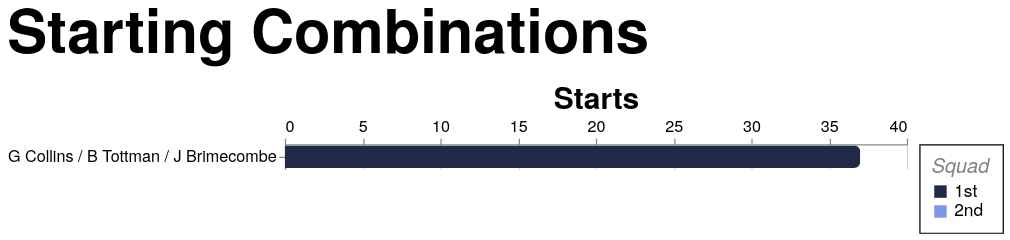

Vega-Lite specification for this chart:
### Vega-Lite specification from a JSON file in a GitHub repository (floating-point values rounded to 4 significant figures; data arrays with more than 128 entries replaced by an {"elided": "..."} marker saying what was removed)
{"config": {"axis": {"labelFont": "PT Sans Narrow, Helvetica Neue, Helvetica, Arial, sans-serif", "titleFont": "PT Sans Narrow, Helvetica Neue, Helvetica, Arial, sans-serif", "labelFontSize": 13, "titleFontSize": 24, "gridColor": "#202947", "gridOpacity": 0.2, "zindex": 1}, "text": {"font": "Lato, sans-serif"}, "bar": {"cornerRadiusEnd": 5}, "header": {"labelFont": "PT Sans Narrow, Helvetica Neue, Helvetica, Arial, sans-serif", "titleFont": "PT Sans Narrow, Helvetica Neue, Helvetica, Arial, sans-serif", "labelFontSize": 24, "titleFontSize": 28, "labelFontWeight": "bold", "orient": "left"}, "legend": {"labelFont": "PT Sans Narrow, Helvetica Neue, Helvetica, Arial, sans-serif", "titleFont": "PT Sans Narrow, Helvetica Neue, Helvetica, Arial, sans-serif", "labelFontSize": 14, "titleFontSize": 16, "titlePadding": 5, "fillColor": "white", "strokeColor": "black", "padding": 10, "titleFontWeight": "lighter", "titleFontStyle": "italic", "titleColor": "gray", "offset": 10}, "title": {"font": "PT Sans Narrow, Helvetica Neue, Helvetica, Arial, sans-serif", "fontSize": 48, "fontWeight": "bold", "anchor": "start", "align": "center", "titlePadding": 20, "subtitlePadding": 10, "subtitleFontSize": 13, "subtitleColor": "", "subtitleFontStyle": "italic", "offset": 15, "color": "black"}, "axisX": {"labelAngle": 0}, "facet": {"title": null, "header": null, "align": {"row": "each", "column": "each"}}, "resolve": {"scale": {"y": "independent", "facet": "independent"}}, "background": "transparent", "scale": {"offsetBandPaddingOuter": 0.2, "offsetBandPaddingInner": 0.1}, "view": {"stroke": null, "background": "transparent"}}, "data": {"name": "data-9659a9d78a3ec6a22bd48a8c0783de17"}, "mark": {"type": "bar"}, "encoding": {"color": {"field": "squad", "legend": {"title": "Squad"}, "scale": {"domain": ["1st", "2nd"], "range": ["#202946", "#7d96e8"]}, "type": "nominal"}, "tooltip": [{"field": "combination", "title": "Combination", "type": "nominal"}, {"field": "frequency", "title": "Starts", "type": "quantitative"}, {"field": "squad", "title": "Squad", "type": "nominal"}], "x": {"axis": {"orient": "top", "tickMinStep": 5}, "field": "frequency", "title": "Starts", "type": "quantitative"}, "y": {"axis": {"labelLimit": 360}, "field": "combination", "sort": "-x", "title": null, "type": "nominal"}}, "height": {"step": 20}, "params": [{"name": "seasonParam", "value": []}, {"name": "gameTypesParam", "value": []}, {"name": "gameTypeParam", "value": "All"}, {"name": "squadParam", "value": "All"}, {"name": "combinationParam", "value": "front_row"}, {"name": "minAppsParam", "value": 10}], "title": {"text": "Starting Combinations"}, "transform": [{"filter": "length(seasonParam) === 0 || indexof(seasonParam, datum.season) >= 0"}, {"filter": "length(gameTypesParam) === 0 || indexof(gameTypesParam, datum.game_type) >= 0"}, {"filter": "squadParam === \"All\" || datum.squad === squadParam"}, {"filter": "datum.unit_key === combinationParam"}, {"aggregate": [{"op": "count", "as": "frequency"}], "groupby": ["combination", "squad"]}, {"filter": "datum.frequency >= minAppsParam"}], "width": 500, "$schema": "https://vega.github.io/schema/vega-lite/v5.20.1.json", "datasets": {"data-9659a9d78a3ec6a22bd48a8c0783de17": {"elided": "1709 records"}}}
